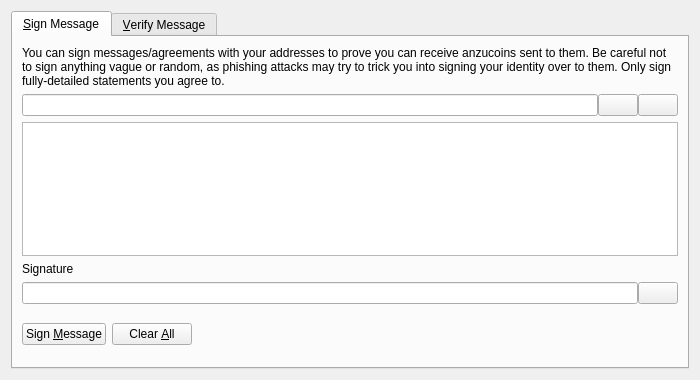
<?xml version="1.0" encoding="UTF-8"?>
<ui version="4.0">
 <class>SignVerifyMessageDialog</class>
 <widget class="QDialog" name="SignVerifyMessageDialog">
  <property name="geometry">
   <rect>
    <x>0</x>
    <y>0</y>
    <width>700</width>
    <height>380</height>
   </rect>
  </property>
  <property name="windowTitle">
   <string>Signatures - Sign / Verify a Message</string>
  </property>
  <property name="modal">
   <bool>true</bool>
  </property>
  <layout class="QVBoxLayout" name="verticalLayout">
   <item>
    <widget class="QTabWidget" name="tabWidget">
     <property name="currentIndex">
      <number>0</number>
     </property>
     <widget class="QWidget" name="tabSignMessage">
      <attribute name="title">
       <string>&amp;Sign Message</string>
      </attribute>
      <layout class="QVBoxLayout" name="verticalLayout_SM">
       <item>
        <widget class="QLabel" name="infoLabel_SM">
         <property name="text">
          <string>You can sign messages/agreements with your addresses to prove you can receive anzucoins sent to them. Be careful not to sign anything vague or random, as phishing attacks may try to trick you into signing your identity over to them. Only sign fully-detailed statements you agree to.</string>
         </property>
         <property name="textFormat">
          <enum>Qt::PlainText</enum>
         </property>
         <property name="wordWrap">
          <bool>true</bool>
         </property>
        </widget>
       </item>
       <item>
        <layout class="QHBoxLayout" name="horizontalLayout_1_SM">
         <property name="spacing">
          <number>0</number>
         </property>
         <item>
          <widget class="QValidatedLineEdit" name="addressIn_SM">
           <property name="toolTip">
            <string>The Bitcoin address to sign the message with</string>
           </property>
          </widget>
         </item>
         <item>
          <widget class="QPushButton" name="addressBookButton_SM">
           <property name="toolTip">
            <string>Choose previously used address</string>
           </property>
           <property name="text">
            <string/>
           </property>
           <property name="icon">
            <iconset resource="../anzucoin.qrc">
             <normaloff>:/icons/address-book</normaloff>:/icons/address-book</iconset>
           </property>
           <property name="shortcut">
            <string>Alt+A</string>
           </property>
           <property name="autoDefault">
            <bool>false</bool>
           </property>
          </widget>
         </item>
         <item>
          <widget class="QPushButton" name="pasteButton_SM">
           <property name="toolTip">
            <string>Paste address from clipboard</string>
           </property>
           <property name="text">
            <string/>
           </property>
           <property name="icon">
            <iconset resource="../anzucoin.qrc">
             <normaloff>:/icons/editpaste</normaloff>:/icons/editpaste</iconset>
           </property>
           <property name="shortcut">
            <string>Alt+P</string>
           </property>
           <property name="autoDefault">
            <bool>false</bool>
           </property>
          </widget>
         </item>
        </layout>
       </item>
       <item>
        <widget class="QPlainTextEdit" name="messageIn_SM">
         <property name="toolTip">
          <string>Enter the message you want to sign here</string>
         </property>
        </widget>
       </item>
       <item>
        <widget class="QLabel" name="signatureLabel_SM">
         <property name="text">
          <string>Signature</string>
         </property>
         <property name="textFormat">
          <enum>Qt::PlainText</enum>
         </property>
        </widget>
       </item>
       <item>
        <layout class="QHBoxLayout" name="horizontalLayout_2_SM">
         <property name="spacing">
          <number>0</number>
         </property>
         <item>
          <widget class="QLineEdit" name="signatureOut_SM">
           <property name="font">
            <font>
             <italic>true</italic>
            </font>
           </property>
           <property name="readOnly">
            <bool>true</bool>
           </property>
          </widget>
         </item>
         <item>
          <widget class="QPushButton" name="copySignatureButton_SM">
           <property name="toolTip">
            <string>Copy the current signature to the system clipboard</string>
           </property>
           <property name="text">
            <string/>
           </property>
           <property name="icon">
            <iconset resource="../anzucoin.qrc">
             <normaloff>:/icons/editcopy</normaloff>:/icons/editcopy</iconset>
           </property>
           <property name="autoDefault">
            <bool>false</bool>
           </property>
          </widget>
         </item>
        </layout>
       </item>
       <item>
        <layout class="QHBoxLayout" name="horizontalLayout_3_SM">
         <item>
          <widget class="QPushButton" name="signMessageButton_SM">
           <property name="toolTip">
            <string>Sign the message to prove you own this Bitcoin address</string>
           </property>
           <property name="text">
            <string>Sign &amp;Message</string>
           </property>
           <property name="icon">
            <iconset resource="../anzucoin.qrc">
             <normaloff>:/icons/edit</normaloff>:/icons/edit</iconset>
           </property>
           <property name="autoDefault">
            <bool>false</bool>
           </property>
          </widget>
         </item>
         <item>
          <widget class="QPushButton" name="clearButton_SM">
           <property name="toolTip">
            <string>Reset all sign message fields</string>
           </property>
           <property name="text">
            <string>Clear &amp;All</string>
           </property>
           <property name="icon">
            <iconset resource="../anzucoin.qrc">
             <normaloff>:/icons/remove</normaloff>:/icons/remove</iconset>
           </property>
           <property name="autoDefault">
            <bool>false</bool>
           </property>
          </widget>
         </item>
         <item>
          <spacer name="horizontalSpacer_1_SM">
           <property name="orientation">
            <enum>Qt::Horizontal</enum>
           </property>
           <property name="sizeHint" stdset="0">
            <size>
             <width>40</width>
             <height>48</height>
            </size>
           </property>
          </spacer>
         </item>
         <item>
          <widget class="QLabel" name="statusLabel_SM">
           <property name="font">
            <font>
             <weight>75</weight>
             <bold>true</bold>
            </font>
           </property>
           <property name="text">
            <string/>
           </property>
           <property name="wordWrap">
            <bool>true</bool>
           </property>
          </widget>
         </item>
         <item>
          <spacer name="horizontalSpacer_2_SM">
           <property name="orientation">
            <enum>Qt::Horizontal</enum>
           </property>
           <property name="sizeHint" stdset="0">
            <size>
             <width>40</width>
             <height>48</height>
            </size>
           </property>
          </spacer>
         </item>
        </layout>
       </item>
      </layout>
     </widget>
     <widget class="QWidget" name="tabVerifyMessage">
      <attribute name="title">
       <string>&amp;Verify Message</string>
      </attribute>
      <layout class="QVBoxLayout" name="verticalLayout_VM">
       <item>
        <widget class="QLabel" name="infoLabel_VM">
         <property name="text">
          <string>Enter the receiver's address, message (ensure you copy line breaks, spaces, tabs, etc. exactly) and signature below to verify the message. Be careful not to read more into the signature than what is in the signed message itself, to avoid being tricked by a man-in-the-middle attack. Note that this only proves the signing party receives with the address, it cannot prove sendership of any transaction!</string>
         </property>
         <property name="textFormat">
          <enum>Qt::PlainText</enum>
         </property>
         <property name="alignment">
          <set>Qt::AlignLeading|Qt::AlignLeft|Qt::AlignTop</set>
         </property>
         <property name="wordWrap">
          <bool>true</bool>
         </property>
        </widget>
       </item>
       <item>
        <layout class="QHBoxLayout" name="horizontalLayout_1_VM">
         <property name="spacing">
          <number>0</number>
         </property>
         <item>
          <widget class="QValidatedLineEdit" name="addressIn_VM">
           <property name="toolTip">
            <string>The Bitcoin address the message was signed with</string>
           </property>
          </widget>
         </item>
         <item>
          <widget class="QPushButton" name="addressBookButton_VM">
           <property name="toolTip">
            <string>Choose previously used address</string>
           </property>
           <property name="text">
            <string/>
           </property>
           <property name="icon">
            <iconset resource="../anzucoin.qrc">
             <normaloff>:/icons/address-book</normaloff>:/icons/address-book</iconset>
           </property>
           <property name="shortcut">
            <string>Alt+A</string>
           </property>
           <property name="autoDefault">
            <bool>false</bool>
           </property>
          </widget>
         </item>
        </layout>
       </item>
       <item>
        <widget class="QPlainTextEdit" name="messageIn_VM"/>
       </item>
       <item>
        <widget class="QValidatedLineEdit" name="signatureIn_VM"/>
       </item>
       <item>
        <layout class="QHBoxLayout" name="horizontalLayout_2_VM">
         <item>
          <widget class="QPushButton" name="verifyMessageButton_VM">
           <property name="toolTip">
            <string>Verify the message to ensure it was signed with the specified Bitcoin address</string>
           </property>
           <property name="text">
            <string>Verify &amp;Message</string>
           </property>
           <property name="icon">
            <iconset resource="../anzucoin.qrc">
             <normaloff>:/icons/transaction_0</normaloff>:/icons/transaction_0</iconset>
           </property>
           <property name="autoDefault">
            <bool>false</bool>
           </property>
          </widget>
         </item>
         <item>
          <widget class="QPushButton" name="clearButton_VM">
           <property name="toolTip">
            <string>Reset all verify message fields</string>
           </property>
           <property name="text">
            <string>Clear &amp;All</string>
           </property>
           <property name="icon">
            <iconset resource="../anzucoin.qrc">
             <normaloff>:/icons/remove</normaloff>:/icons/remove</iconset>
           </property>
           <property name="autoDefault">
            <bool>false</bool>
           </property>
          </widget>
         </item>
         <item>
          <spacer name="horizontalSpacer_1_VM">
           <property name="orientation">
            <enum>Qt::Horizontal</enum>
           </property>
           <property name="sizeHint" stdset="0">
            <size>
             <width>40</width>
             <height>48</height>
            </size>
           </property>
          </spacer>
         </item>
         <item>
          <widget class="QLabel" name="statusLabel_VM">
           <property name="font">
            <font>
             <weight>75</weight>
             <bold>true</bold>
            </font>
           </property>
           <property name="text">
            <string/>
           </property>
           <property name="wordWrap">
            <bool>true</bool>
           </property>
          </widget>
         </item>
         <item>
          <spacer name="horizontalSpacer_2_VM">
           <property name="orientation">
            <enum>Qt::Horizontal</enum>
           </property>
           <property name="sizeHint" stdset="0">
            <size>
             <width>40</width>
             <height>48</height>
            </size>
           </property>
          </spacer>
         </item>
        </layout>
       </item>
      </layout>
     </widget>
    </widget>
   </item>
  </layout>
 </widget>
 <customwidgets>
  <customwidget>
   <class>QValidatedLineEdit</class>
   <extends>QLineEdit</extends>
   <header>qvalidatedlineedit.h</header>
  </customwidget>
 </customwidgets>
 <resources>
  <include location="../anzucoin.qrc"/>
 </resources>
 <connections/>
</ui>
